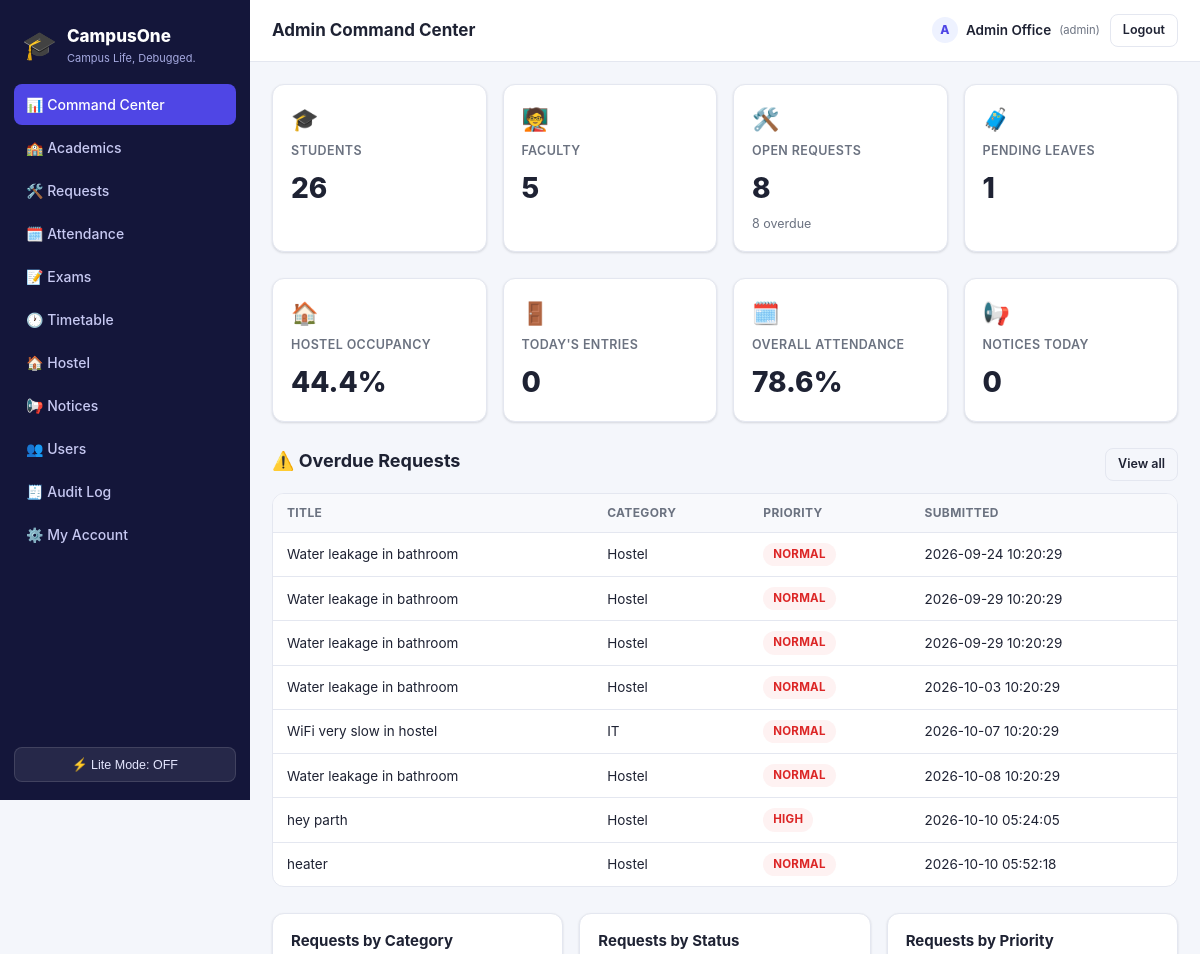
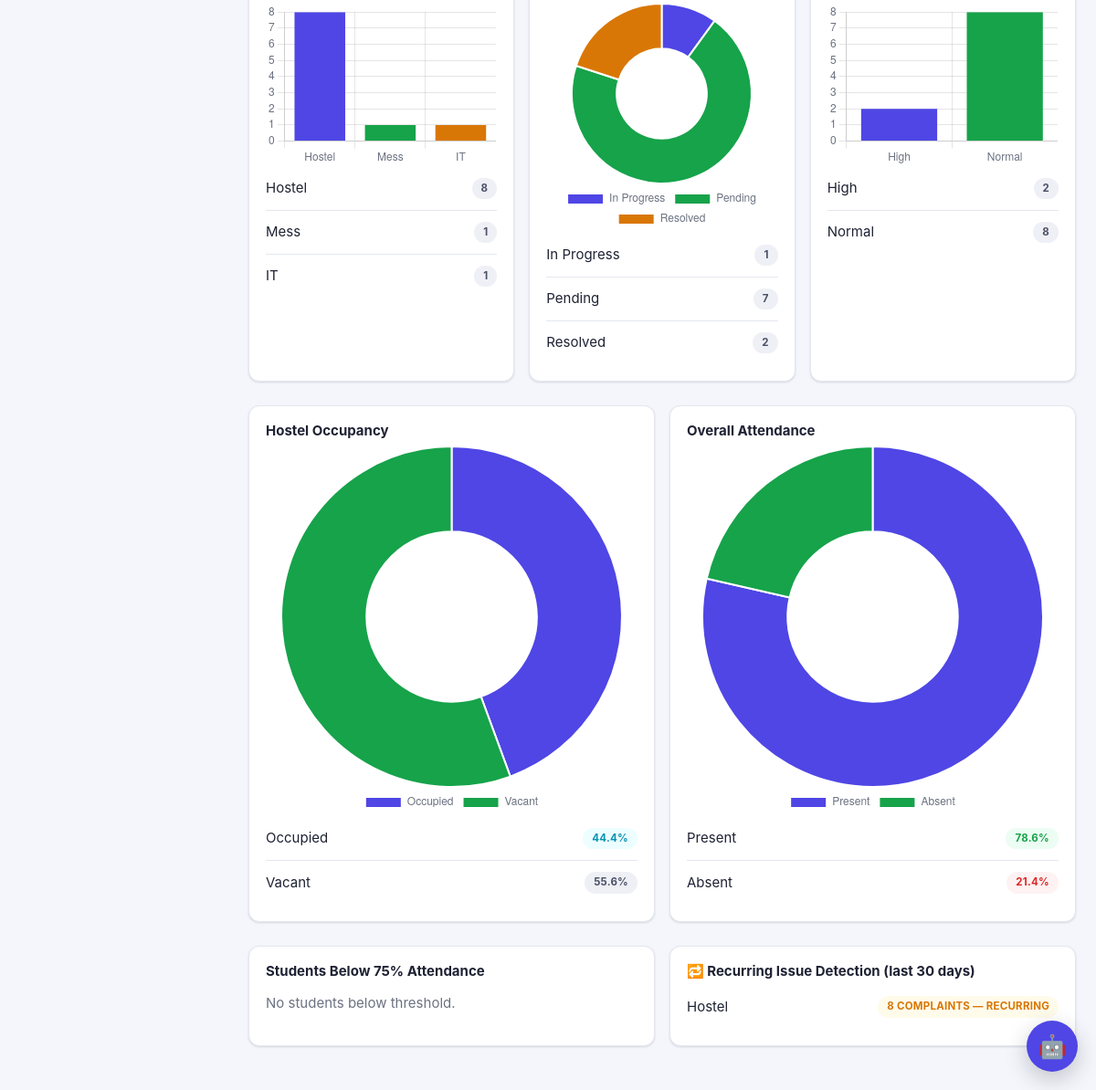
The page /admin/dashboard (signed in) on the database its author committed (2 pictures, top to bottom).
### tables this page shows
CREATE TABLE requests (
    id INTEGER PRIMARY KEY AUTOINCREMENT,
    student_id INTEGER REFERENCES students(id),
    title TEXT NOT NULL,
    description TEXT,
    category TEXT NOT NULL,
    priority TEXT NOT NULL DEFAULT 'Normal' CHECK(priority IN ('Low','Normal','High','Urgent')),
    photo TEXT,
    video TEXT,
    status TEXT NOT NULL DEFAULT 'Pending' CHECK(status IN ('Pending','Assigned','In Progress','Resolved','Rejected','Reopened')),
    assigned_to TEXT,
    assigned_at TEXT,
    resolution_note TEXT,
    created_by_role TEXT DEFAULT 'student',
    created_at TEXT DEFAULT (datetime('now')),
    updated_at TEXT DEFAULT (datetime('now'))
);

### blueprints/admin.py (the view)
@bp.route("/dashboard")
@role_required("admin")
def dashboard():
    counts = {
        "students": query_db("SELECT COUNT(*) c FROM students", one=True)["c"],
        "faculty": query_db("SELECT COUNT(*) c FROM faculty", one=True)["c"],
        "open_requests": query_db("SELECT COUNT(*) c FROM requests WHERE status NOT IN ('Resolved','Rejected')", one=True)["c"],
        "pending_leaves": query_db("SELECT COUNT(*) c FROM leave_requests WHERE status='Pending'", one=True)["c"],
        "unread_notices": query_db("SELECT COUNT(*) c FROM notices WHERE date(created_at) = date('now')", one=True)["c"],
    }
    today_entries = query_db("SELECT COUNT(*) c FROM entry_logs WHERE date(timestamp) = date('now')", one=True)["c"]
    counts["today_entries"] = today_entries
    total_rooms = query_db("SELECT COUNT(*) c FROM rooms", one=True)["c"]
    occupied_rooms = query_db("SELECT COUNT(*) c FROM rooms WHERE occupied > 0", one=True)["c"]
    counts["hostel_occupancy_pct"] = round((occupied_rooms / total_rooms) * 100, 1) if total_rooms else 0
    open_reqs = query_db("SELECT * FROM requests WHERE status NOT IN ('Resolved','Rejected') ORDER BY created_at")
    overdue = [r for r in open_reqs if sla_info(r["priority"], r["created_at"], r["status"])["overdue"]]
    by_category = query_db("SELECT category, COUNT(*) c FROM requests GROUP BY category ORDER BY c DESC")
    by_status = query_db("SELECT status, COUNT(*) c FROM requests GROUP BY status")
    by_priority = query_db("SELECT priority, COUNT(*) c FROM requests GROUP BY priority")
    att_overall = query_db(
        "SELECT SUM(CASE WHEN status='Present' THEN 1 ELSE 0 END) present, COUNT(*) total FROM attendance", one=True
    )
    att_pct = round((att_overall["present"] / att_overall["total"]) * 100, 1) if att_overall["total"] else 0
    below_threshold = query_db(
        "SELECT u.name, s.roll_number, "
        "ROUND(100.0 * SUM(CASE WHEN a.status='Present' THEN 1 ELSE 0 END) / COUNT(*), 1) AS pct "
        "FROM attendance a JOIN students s ON a.student_id = s.id JOIN users u ON s.user_id = u.id "
        "GROUP BY a.student_id HAVING pct < 75 ORDER BY pct LIMIT 10"
    )
    thirty_days_ago = (datetime.now() - timedelta(days=30)).strftime("%Y-%m-%d")
    recurring = query_db(
        "SELECT category, COUNT(*) c FROM requests WHERE created_at >= ? GROUP BY category HAVING c >= 4 ORDER BY c DESC",
        (thirty_days_ago,),
    )
    return render_template("admin/dashboard.html", counts=counts, overdue=overdue, by_category=by_category,
                            by_status=by_status, by_priority=by_priority, att_pct=att_pct,
                            below_threshold=below_threshold, recurring=recurring)

### utils/auth_utils.py (called while the page is built)
def role_required(*roles):
    def decorator(view):
        @functools.wraps(view)
        def wrapped(**kwargs):
            if session.get("user_id") is None:
                return redirect(url_for("auth.login", next=request.path))
            if session.get("role") not in roles:
                abort(403)
            return view(**kwargs)
        return wrapped
    return decorator

def gen_csrf_token():
    if "csrf_token" not in session:
        session["csrf_token"] = secrets.token_hex(16)
    return session["csrf_token"]

### utils/db.py (called while the page is built)
def get_db():
    if "db" not in g:
        g.db = sqlite3.connect(current_app.config["DATABASE"], detect_types=sqlite3.PARSE_DECLTYPES)
        g.db.row_factory = sqlite3.Row
        g.db.execute("PRAGMA foreign_keys = ON")
    return g.db

def query_db(query, args=(), one=False):
    cur = get_db().execute(query, args)
    rv = cur.fetchall()
    cur.close()
    return (rv[0] if rv else None) if one else rv

### utils/sla.py (called while the page is built)
def compute_age_hours(created_at_str):
    try:
        created = datetime.strptime(created_at_str, "%Y-%m-%d %H:%M:%S")
    except (ValueError, TypeError):
        return 0
    delta = datetime.now() - created
    return round(delta.total_seconds() / 3600, 1)

def sla_info(priority, created_at_str, status):
    sla_hours = current_app.config["SLA_HOURS"].get(priority, 48)
    age_hours = compute_age_hours(created_at_str)
    closed = status in ("Resolved", "Rejected")
    overdue = (age_hours > sla_hours) and not closed
    return {
        "age_hours": age_hours,
        "sla_hours": sla_hours,
        "overdue": overdue,
    }

### templates/admin/dashboard.html (shortened to what this page needs)
{% extends "base.html" %}
{% block page_title %}Admin Command Center{% endblock %}
{% block content %}
<div class="grid grid-4 section">
  <div class="card stat-card"><span class="stat-icon">🎓</span><span class="stat-label">Students</span><span class="stat-value">{{ counts.students }}</span></div>
  <div class="card stat-card"><span class="stat-icon">🧑‍🏫</span><span class="stat-label">Faculty</span><span class="stat-value">{{ counts.faculty }}</span></div>
  <div class="card stat-card"><span class="stat-icon">🛠️</span><span class="stat-label">Open Requests</span><span class="stat-value">{{ counts.open_requests }}</span><span class="stat-sub">{{ overdue|length }} overdue</span></div>
  <div class="card stat-card"><span class="stat-icon">🧳</span><span class="stat-label">Pending Leaves</span><span class="stat-value">{{ counts.pending_leaves }}</span></div>
</div>
<div class="grid grid-4 section">
  <div class="card stat-card"><span class="stat-icon">🏠</span><span class="stat-label">Hostel Occupancy</span><span class="stat-value">{{ counts.hostel_occupancy_pct }}%</span></div>
  <div class="card stat-card"><span class="stat-icon">🚪</span><span class="stat-label">Today's Entries</span><span class="stat-value">{{ counts.today_entries }}</span></div>
  <div class="card stat-card"><span class="stat-icon">🗓️</span><span class="stat-label">Overall Attendance</span><span class="stat-value">{{ att_pct }}%</span></div>
  <div class="card stat-card"><span class="stat-icon">📢</span><span class="stat-label">Notices Today</span><span class="stat-value">{{ counts.unread_notices }}</span></div>
</div>
{% if overdue %}
<div class="section">
  <div class="section-title"><h2>⚠️ Overdue Requests</h2><a href="{{ url_for('admin.requests_view') }}" class="btn btn-ghost btn-sm">View all</a></div>
  <div class="table-wrap">
    <table>
      <thead><tr><th>Title</th><th>Category</th><th>Priority</th><th>Submitted</th></tr></thead>
      <tbody>
      {% for r in overdue[:10] %}
        <tr onclick="window.location='{{ url_for('admin.request_detail', rid=r.id) }}'" style="cursor:pointer">
          <td>{{ r.title }}</td><td>{{ r.category }}</td>
          <td><span class="badge badge-danger">{{ r.priority }}</span></td>
          <td>{{ r.created_at }}</td>
        </tr>
      {% endfor %}
      </tbody>
    </table>
  </div>
</div>
{% endif %}
<div class="grid grid-3 section">
  <div class="card">
    <h3>Requests by Category</h3>
    <div class="chart-box"><canvas id="chartCategory" height="180"></canvas></div>
    {% for c in by_category %}<div class="list-item"><div>{{ c.category }}</div><span class="badge badge-neutral">{{ c.c }}</span></div>{% else %}<p class="muted">No data yet.</p>{% endfor %}
  </div>
  <div class="card">
    <h3>Requests by Status</h3>
    <div class="chart-box"><canvas id="chartStatus" height="180"></canvas></div>
    {% for c in by_status %}<div class="list-item"><div>{{ c.status }}</div><span class="badge badge-neutral">{{ c.c }}</span></div>{% else %}<p class="muted">No data yet.</p>{% endfor %}
  </div>
  <div class="card">
    <h3>Requests by Priority</h3>
    <div class="chart-box"><canvas id="chartPriority" height="180"></canvas></div>
    {% for c in by_priority %}<div class="list-item"><div>{{ c.priority }}</div><span class="badge badge-neutral">{{ c.c }}</span></div>{% else %}<p class="muted">No data yet.</p>{% endfor %}
  </div>
</div>
<div class="grid grid-2 section">
  <div class="card">
    <h3>Hostel Occupancy</h3>
    <div class="chart-box"><canvas id="chartHostel" height="160"></canvas></div>
    <div class="list-item"><div>Occupied</div><span class="badge badge-info">{{ counts.hostel_occupancy_pct }}%</span></div>
    <div class="list-item"><div>Vacant</div><span class="badge badge-neutral">{{ (100 - counts.hostel_occupancy_pct) | round(1) }}%</span></div>
  </div>
  <div class="card">
    <h3>Overall Attendance</h3>
    <div class="chart-box"><canvas id="chartAttendance" height="160"></canvas></div>
    <div class="list-item"><div>Present</div><span class="badge badge-success">{{ att_pct }}%</span></div>
    <div class="list-item"><div>Absent</div><span class="badge badge-danger">{{ (100 - att_pct) | round(1) }}%</span></div>
  </div>
</div>
<div class="grid grid-2 section">
  <div class="card">
    <h3>Students Below 75% Attendance</h3>
    {% for s in below_threshold %}<div class="list-item"><div>{{ s.name }} <span class="muted">({{ s.roll_number }})</span></div><span class="badge badge-danger">{{ s.pct }}%</span></div>{% else %}<p class="muted">No students below threshold.</p>{% endfor %}
  </div>
  <div class="card">
    <h3>🔁 Recurring Issue Detection (last 30 days)</h3>
    {% for r in recurring %}<div class="list-item"><div>{{ r.category }}</div><span class="badge badge-warning">{{ r.c }} complaints — recurring</span></div>{% else %}<p class="muted">No recurring issue patterns detected.</p>{% endfor %}
  </div>
</div>
{% endblock %}
{% block extra_scripts %}
{% if not lite_mode %}
<script>
(function () {
  if (typeof Chart === "undefined") return; // offline / CDN unreachable — the lists above still show the data
  var palette = ["#4f46e5", "#16a34a", "#d97706", "#dc2626", "#0891b2", "#9333ea", "#65a30d", "#db2777"];
  Chart.defaults.font.size = 12;
  Chart.defaults.color = "#6b7280";
  function bar(id, labels, data) {
    var el = document.getElementById(id);
    if (!el || !labels.length) return;
    new Chart(el, {
      type: "bar",
      data: { labels: labels, datasets: [{ data: data, backgroundColor: palette }] },
      options: { plugins: { legend: { display: false } }, scales: { y: { beginAtZero: true, ticks: { precision: 0 } } } }
    });
  }
  function doughnut(id, labels, data) {
    var el = document.getElementById(id);
    if (!el || !labels.length) return;
    new Chart(el, {
      type: "doughnut",
      data: { labels: labels, datasets: [{ data: data, backgroundColor: palette }] },
      options: { plugins: { legend: { position: "bottom" } } }
    });
  }
  bar("chartCategory", {{ by_category | map(attribute='category') | list | tojson }}, {{ by_category | map(attribute='c') | list | tojson }});
  doughnut("chartStatus", {{ by_status | map(attribute='status') | list | tojson }}, {{ by_status | map(attribute='c') | list | tojson }});
  bar("chartPriority", {{ by_priority | map(attribute='priority') | list | tojson }}, {{ by_priority | map(attribute='c') | list | tojson }});
  doughnut("chartHostel", ["Occupied", "Vacant"], [{{ counts.hostel_occupancy_pct }}, {{ (100 - counts.hostel_occupancy_pct) | round(1) }}]);
  doughnut("chartAttendance", ["Present", "Absent"], [{{ att_pct }}, {{ (100 - att_pct) | round(1) }}]);
})();
</script>
{% endif %}
{% endblock %}

### static/css/style.css (style rules this page uses)
:root { --bg: #f4f6fb; --surface: #ffffff; --surface-2: #f8f9fc; --border: #e4e7f0; --text: #1e2233; --text-muted: #6b7280; --primary: #4f46e5; --primary-dark: #4338ca; --primary-light: #eef2ff; --success: #16a34a; --success-bg: #ecfdf3; --warning: #d97706; --warning-bg: #fffbeb; --danger: #dc2626; --danger-bg: #fef2f2; --info: #0891b2; --info-bg: #ecfeff; --radius: 12px; --radius-sm: 8px; --shadow: 0 1px 2px rgba(16,24,40,.06), 0 1px 3px rgba(16,24,40,.08); --sidebar-w: 250px; }
* { box-sizing: border-box; }
html, body { height: 100%; }
body { margin: 0; font-family: -apple-system, BlinkMacSystemFont, "Segoe UI", Roboto, Helvetica, Arial, sans-serif; background: var(--bg); color: var(--text); font-size: 15px; line-height: 1.5; }
a { color: var(--primary); text-decoration: none; }
h1, h2, h3, h4 { margin: 0 0 .4em; font-weight: 700; line-height: 1.25; }
.muted { color: var(--text-muted); }
.grid { display: grid; gap: 16px; }
.grid-4 { grid-template-columns: repeat(4, 1fr); }
.grid-3 { grid-template-columns: repeat(3, 1fr); }
.grid-2 { grid-template-columns: repeat(2, 1fr); }
.card { background: var(--surface); border: 1px solid var(--border); border-radius: var(--radius); padding: 18px; box-shadow: var(--shadow); }
.card h3 { font-size: 15px; }
.stat-card { display: flex; flex-direction: column; gap: 6px; }
.stat-label { font-size: 12.5px; color: var(--text-muted); font-weight: 600; text-transform: uppercase; letter-spacing: .03em; }
.stat-value { font-size: 28px; font-weight: 800; }
.stat-sub { font-size: 12.5px; color: var(--text-muted); }
.stat-icon { font-size: 22px; }
.section { margin-bottom: 26px; }
.section-title { display: flex; align-items: center; justify-content: space-between; margin-bottom: 12px; }
.section-title h2 { font-size: 18px; }
.table-wrap { overflow-x: auto; border-radius: var(--radius); border: 1px solid var(--border); background: var(--surface); }
table { width: 100%; border-collapse: collapse; font-size: 13.5px; min-width: 480px; }
th, td { text-align: left; padding: 10px 14px; border-bottom: 1px solid var(--border); white-space: nowrap; }
th { background: var(--surface-2); font-weight: 700; font-size: 12px; text-transform: uppercase; letter-spacing: .03em; color: var(--text-muted); }
tr:last-child td { border-bottom: none; }
.badge { display: inline-block; padding: 3px 10px; border-radius: 999px; font-size: 11.5px; font-weight: 700; text-transform: uppercase; letter-spacing: .02em; }
.badge-success { background: var(--success-bg); color: var(--success); }
.badge-warning { background: var(--warning-bg); color: var(--warning); }
.badge-danger { background: var(--danger-bg); color: var(--danger); }
.badge-info { background: var(--info-bg); color: var(--info); }
.badge-neutral { background: #eef0f6; color: #4b5165; }
.btn { display: inline-flex; align-items: center; justify-content: center; gap: 6px; padding: 9px 16px; border-radius: var(--radius-sm); font-size: 14px; font-weight: 600; border: 1px solid transparent; cursor: pointer; text-decoration: none; }
.btn-ghost { background: transparent; border-color: var(--border); color: var(--text); }
.btn-sm { padding: 6px 12px; font-size: 12.5px; }
.list-item { display: flex; justify-content: space-between; align-items: center; padding: 12px 0; border-bottom: 1px solid var(--border); gap: 12px; }
.list-item:last-child { border-bottom: none; }
.chart-box { max-width: 100%; }
canvas { max-width: 100%; }

### rows shown on the page
requests: title "Water leakage in bathroom", category "Hostel", priority "NORMAL", created_at "2026-09-24 10:20:29", c "8", priority "Normal"
requests: title "Water leakage in bathroom", category "Hostel", priority "NORMAL", created_at "2026-09-29 10:20:29"
requests: title "Water leakage in bathroom", category "Hostel", priority "NORMAL", created_at "2026-09-29 10:20:29"
requests: title "Water leakage in bathroom", category "Hostel", priority "NORMAL", created_at "2026-10-03 10:20:29", status "Pending", c "7"
requests: title "WiFi very slow in hostel", category "IT", priority "NORMAL", created_at "2026-10-07 10:20:29", status "In Progress", c "1"
requests: title "Water leakage in bathroom", category "Hostel", priority "NORMAL", created_at "2026-10-08 10:20:29"
requests: title "hey parth", category "Hostel", priority "HIGH", created_at "2026-10-10 05:24:05"
requests: title "heater", category "Hostel", priority "NORMAL", created_at "2026-10-10 05:52:18"
requests: category "Mess", c "1"

### other values the page prints
{{ app_name }} "CampusOne"
{{ tagline }} "Campus Life, Debugged."
{{ '🐢 Lite Mode: ON' if lite_mode else '⚡ Lite Mode: OFF' }} "⚡ Lite Mode: OFF"
{{ session.name[0]|upper }} "A"
{{ session.name }} "Admin Office"
{{ session.role }} "admin"
{{ counts.students }} "26"
{{ counts.faculty }} "5"
{{ counts.open_requests }} "8"
{{ overdue|length }} "8"
{{ counts.pending_leaves }} "1"
{{ counts.hostel_occupancy_pct }} "44.4"
{{ counts.today_entries }} "0"
{{ att_pct }} "78.6"
{{ counts.unread_notices }} "0"
